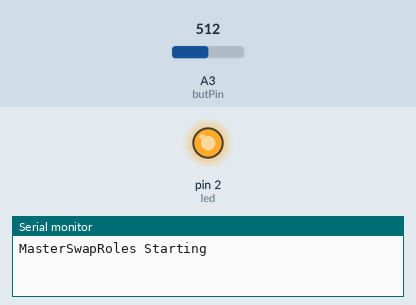
Recording of a sketch running on a simulated Arduino Uno, built with avr-gcc and run on an emulated ATmega328P. Parts: output pins drawn as LEDs (lit = HIGH), the last lines printed to the serial monitor. Dashed ring = blinking. The test bench sets the inputs (shaded band); at power-on: A3 (butPin) = 512. No radio packets arrive unless stated.

Above: at 0.1 s.
At 1.4 s:
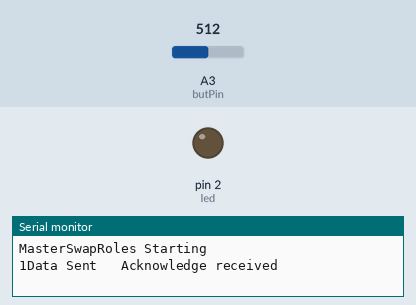
1.5 s: A3 (butPin) set to 888
3.0 s: A3 (butPin) set to 917
At 3.3 s:
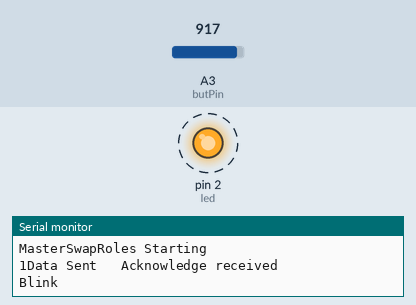
Timing chart, 0 to 6.0 s (numbered marks = the images above; inputs shaded):
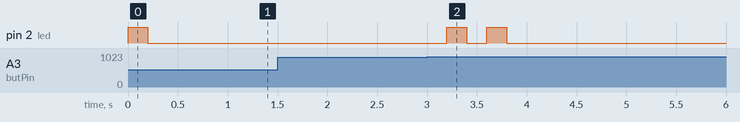

The sketch:

arduino_nrf_send.ino
```cpp
// MasterSwapRoles

#include <SPI.h>
#include <nRF24L01.h>
#include <RF24.h>


#define CE_PIN  7// D3
#define CSN_PIN 8//D0

const byte slaveAddress[5] = {'R', 'x', 'A', 'A', 'A'};
const byte masterAddress[5] = {'T', 'X', 'a', 'a', 'a'};


RF24 radio(CE_PIN, CSN_PIN); // Create a Radio

char txNum = '0';
char dataReceived[10] = "empty"; // to hold the data from the slave - must match replyData[] in the slave
bool newData = false;
char modeAS[1] = "";
bool pressed = true;
int butPin = 3;
int mode = 1;
int led = 2;
char c;
unsigned long currentMillis;
unsigned long prevMillis;
unsigned long txIntervalMillis = 1000; // send once per second

//============

void setup() {

  Serial.begin(115200);
  pinMode(butPin, INPUT);
  pinMode(led, OUTPUT);
  Serial.println("MasterSwapRoles Starting");
  digitalWrite(led, HIGH);
  delay(200);
  digitalWrite(led, LOW);
  radio.begin();
  radio.setDataRate( RF24_250KBPS );

  radio.openWritingPipe(slaveAddress);
  radio.openReadingPipe(1, masterAddress);

  radio.setRetries(3, 5); // delay, count
  send(); // to get things started
  prevMillis = millis(); // set clock
}

//=============

void loop() {
  if (But() && pressed == true)
  {
    mode++;
    if(mode > 2)
    {
      mode = 1;
    }
    for(int k = 0; k<mode; k++)
    {
      delay(200);
      Serial.println("Blink");
      digitalWrite(led, HIGH);
      delay(200);
      digitalWrite(led, LOW);
    }
    c = mode;
    modeAS[0] = c;
    pressed = false;
    send();

  }
  /*if (RightBut() && pressed == true)
  {
    butPressed[0] = 'R';
    pressed = false;
    send();
  }*/
  if (analogRead(butPin) < 100)
  {
    pressed = true;
  }
  //Serial.println(analogRead(butPin));
  /*
    currentMillis = millis();
    if (currentMillis - prevMillis >= txIntervalMillis) {
      send();
      prevMillis = millis();
    }*/
  getData();
  showData();

}

//====================

void send() {


  radio.stopListening();
  bool rslt;

  Serial.print(mode);
  rslt = radio.write( &modeAS, sizeof(modeAS) );
  modeAS[0] = ' ';


  radio.startListening();
  Serial.print("Data Sent ");


  if (rslt) {
    Serial.println("  Acknowledge received");
  }
  else {
    Serial.println("  Tx failed");
  }
}

//================

void getData() {

  if ( radio.available() ) {
    radio.read( &dataReceived, sizeof(dataReceived) );
    newData = true;
  }
}

//================

void showData() {
  if (newData == true) {
    Serial.print("Data received ");
    Serial.print(dataReceived);
    Serial.print(", ");
    Serial.println(dataReceived);
    Serial.println();
    newData = false;
  }
}

//================


bool But()
{
  int button = analogRead(butPin);
  if (button >= 900 && button <= 940)
  {
      return true;

  }
  return false;

}
/*bool RightBut()
{
  int button = analogRead(butPin);
  if (button >= 750 && button <= 850)
  {
    return true;
  }
  return false;
}*/
```

Measured:
- the behaviour switches between 899 and 900 on A3 (butPin) (found by bisection; images 1 and 2)
- after the input at 1.5 s, every drawn part: stays the same
- after the input at 3.0 s, pin 2 (led): alternates HIGH for 0.20 s and LOW for 0.20 s, 4 changes in all, then stays LOW, starting after 0.20 s
